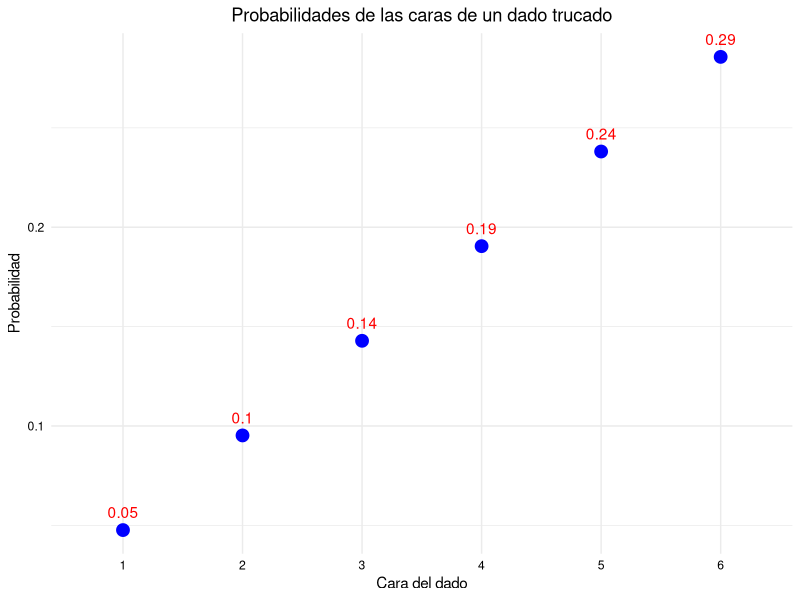

R code for this plot:
# 3 -Un dado está trucado, de forma que las probabilidades de obtener las distintas caras
# son proporcionales a los números de estas.Hallar:
# A : La probabilidad de obtener el 6 en un lanzamiento.
# B . La probabilidad de conseguir un número impar en un lanzamiento

# Asignar probabilidades para cada cara del dado
caras <- 1:6
probabilidades <- caras / sum(caras)

# Crear un data frame con los resultados
resultados <- data.frame(
  Cara = factor(caras),
  Probabilidad = probabilidades
)

# Cargar la librería ggplot2
library(ggplot2)

# Graficar las probabilidades como un gráfico de puntos
ggplot(resultados, aes(x = Cara, y = Probabilidad)) +
  geom_point(size = 4, color = "blue") +  # Color de los puntos azul
  geom_text(aes(label = round(Probabilidad, 2)), vjust = -1, color = "red") +  
  labs(title = "Probabilidades de las caras de un dado trucado",
       x = "Cara del dado",
       y = "Probabilidad") +
  theme_minimal() +
  theme(legend.position = "none", axis.text = element_text(color = "black"),
        axis.title = element_text(color = "black"),
        plot.title = element_text(color = "black", hjust = 0.5))  


